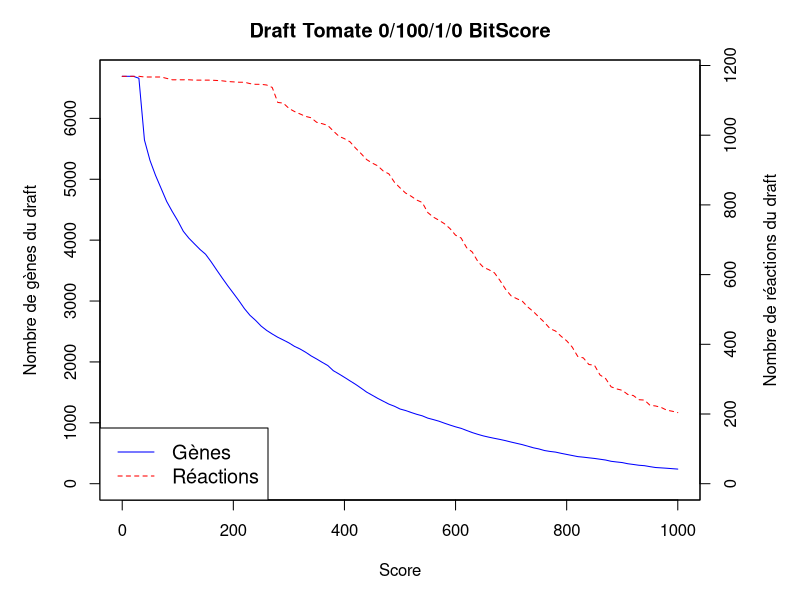
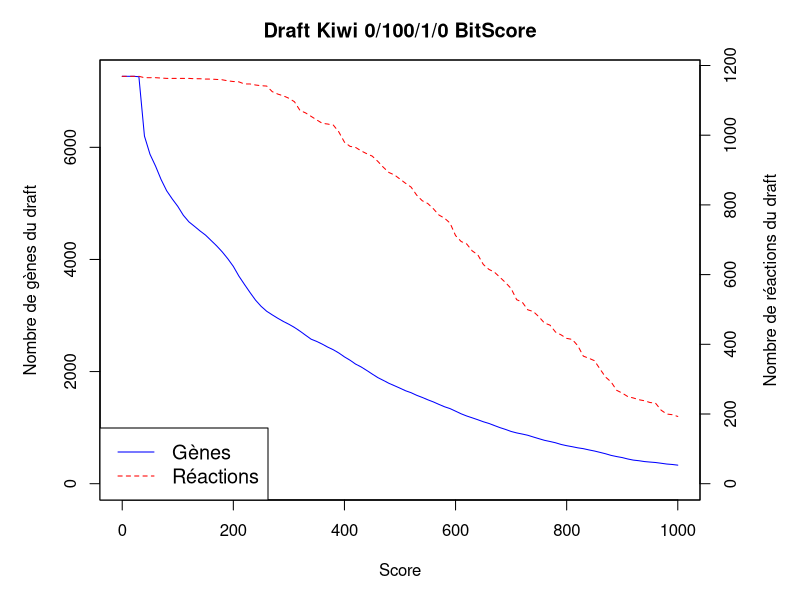
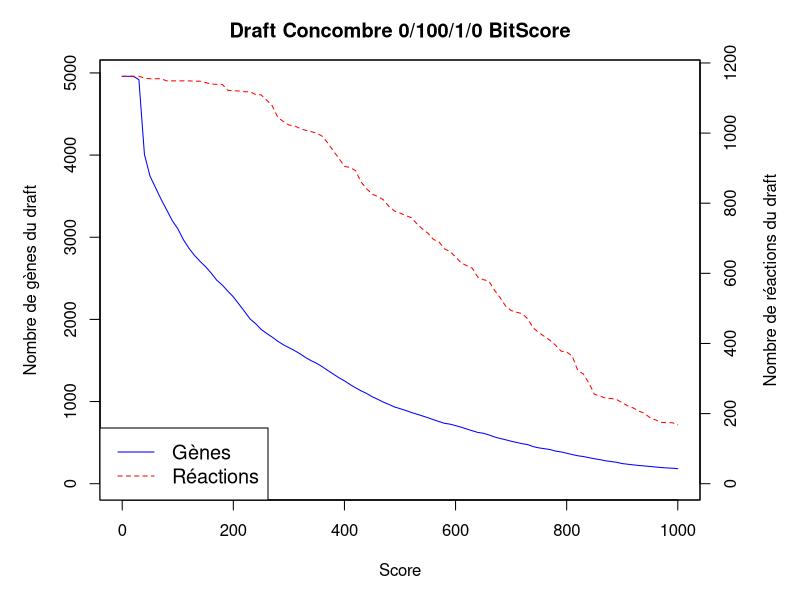
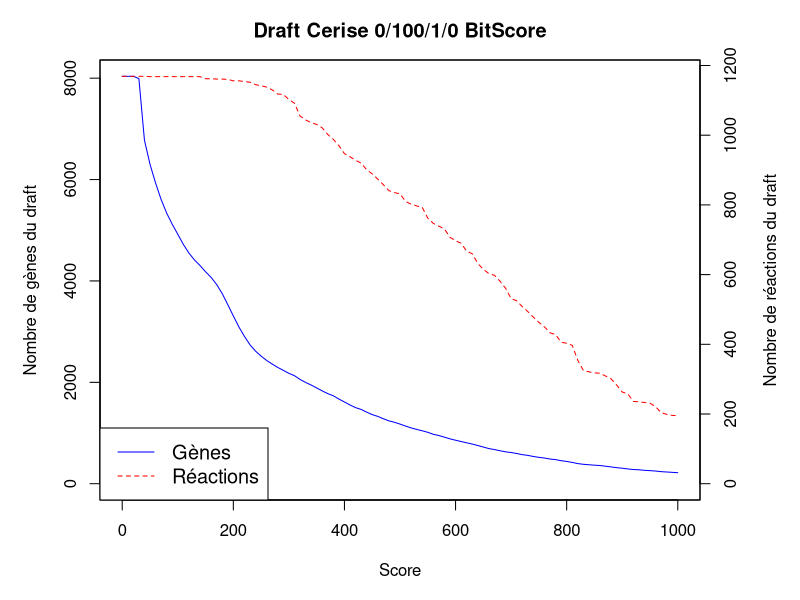
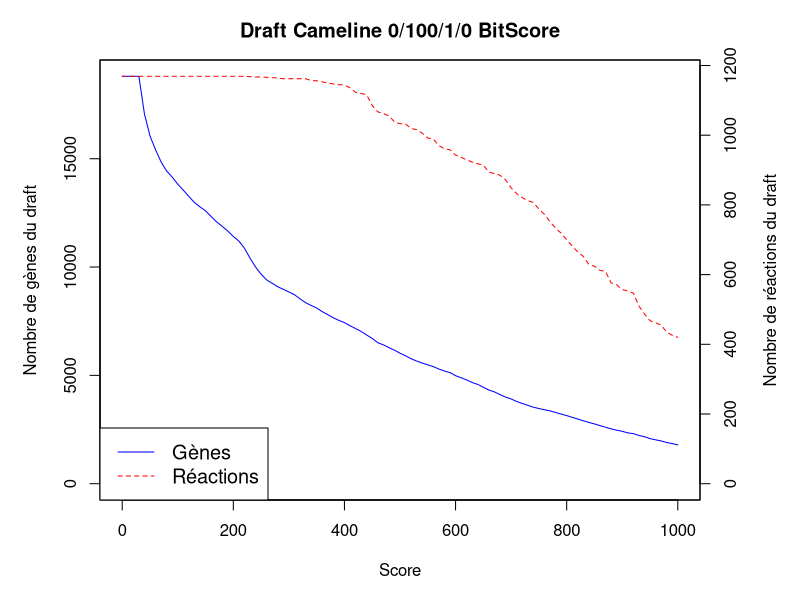

R code for these plots, in order:
setwd("~/INRAE/Work/Plant-GEMs")
data_kiw = read.csv("Data/Treshold_0_100_1_0_BitScore/KiwiTreshold.csv", sep=',', header=TRUE)
data_tom = read.csv("Data/Treshold_0_100_1_0_BitScore/TomatoTreshold.csv", sep=',', header=TRUE)
data_cuc = read.csv("Data/Treshold_0_100_1_0_BitScore/CucumberTreshold.csv", sep=',', header=TRUE)
data_che = read.csv("Data/Treshold_0_100_1_0_BitScore/CherryTreshold.csv", sep=',', header=TRUE)
data_cam = read.csv("Data/Treshold_0_100_1_0_BitScore/CamelinaTreshold.csv", sep=',', header=TRUE)

#Tomato double y axis
dataFrame = data_tom
par(mar = c(5, 5, 3, 5))
plot(dataFrame$Bit_Score, dataFrame$Nb.genes, type = "l", pch = 19,
     col = "blue", xlab = "Score", ylab = "Nombre de gènes du draft", ylim = c(0, max(dataFrame$Nb.genes)))
par(new = TRUE)
plot(dataFrame$Nb.reactions, type = "l", pch = 19,
     col = "red", lty = 2, xaxt = "n", yaxt = "n", xlab = "", ylab = "", ylim = c(0, max(dataFrame$Nb.reactions)))
axis(side = 4)
mtext("Nombre de réactions du draft", side = 4, line = 3)
legend("bottomleft", c("Gènes", "Réactions"), col = c("blue", "red"), lty = c(1, 2), cex = 1.2)
title("Draft Tomate 0/100/1/0 BitScore")

#Kiwi double y axis
dataFrame = data_kiw
par(mar = c(5, 5, 3, 5))
plot(dataFrame$Bit_Score, dataFrame$Nb.genes, type = "l", pch = 19,
     col = "blue", xlab = "Score", ylab = "Nombre de gènes du draft", ylim = c(0, max(dataFrame$Nb.genes)))
par(new = TRUE)
plot(dataFrame$Nb.reactions, type = "l", pch = 19,
     col = "red", lty = 2, xaxt = "n", yaxt = "n", xlab = "", ylab = "", ylim = c(0, max(dataFrame$Nb.reactions)))
axis(side = 4)
mtext("Nombre de réactions du draft", side = 4, line = 3)
legend("bottomleft", c("Gènes", "Réactions"), col = c("blue", "red"), lty = c(1, 2), cex = 1.2)
title("Draft Kiwi 0/100/1/0 BitScore")

#Cucumber double y axis
dataFrame = data_cuc
par(mar = c(5, 5, 3, 5))
plot(dataFrame$Bit_Score, dataFrame$Nb.genes, type = "l", pch = 19,
     col = "blue", xlab = "Score", ylab = "Nombre de gènes du draft", ylim = c(0, max(dataFrame$Nb.genes)))
par(new = TRUE)
plot(dataFrame$Nb.reactions, type = "l", pch = 19,
     col = "red", lty = 2, xaxt = "n", yaxt = "n", xlab = "", ylab = "", ylim = c(0, max(dataFrame$Nb.reactions)))
axis(side = 4)
mtext("Nombre de réactions du draft", side = 4, line = 3)
legend("bottomleft", c("Gènes", "Réactions"), col = c("blue", "red"), lty = c(1, 2), cex = 1.2)
title("Draft Concombre 0/100/1/0 BitScore")

#Cherry double y axis
dataFrame = data_che
par(mar = c(5, 5, 3, 5))
plot(dataFrame$Bit_Score, dataFrame$Nb.genes, type = "l", pch = 19,
     col = "blue", xlab = "Score", ylab = "Nombre de gènes du draft", ylim = c(0, max(dataFrame$Nb.genes)))
par(new = TRUE)
plot(dataFrame$Nb.reactions, type = "l", pch = 19,
     col = "red", lty = 2, xaxt = "n", yaxt = "n", xlab = "", ylab = "", ylim = c(0, max(dataFrame$Nb.reactions)))
axis(side = 4)
mtext("Nombre de réactions du draft", side = 4, line = 3)
legend("bottomleft", c("Gènes", "Réactions"), col = c("blue", "red"), lty = c(1, 2), cex = 1.2)
title("Draft Cerise 0/100/1/0 BitScore")

#Camelina double y axis
dataFrame = data_cam
par(mar = c(5, 5, 3, 5))
plot(dataFrame$Bit_Score, dataFrame$Nb.genes, type = "l", pch = 19,
     col = "blue", xlab = "Score", ylab = "Nombre de gènes du draft", ylim = c(0, max(dataFrame$Nb.genes)))
par(new = TRUE)
plot(dataFrame$Nb.reactions, type = "l", pch = 19,
     col = "red", lty = 2, xaxt = "n", yaxt = "n", xlab = "", ylab = "", ylim = c(0, max(dataFrame$Nb.reactions)))
axis(side = 4)
mtext("Nombre de réactions du draft", side = 4, line = 3)
legend("bottomleft", c("Gènes", "Réactions"), col = c("blue", "red"), lty = c(1, 2), cex = 1.2)
title("Draft Cameline 0/100/1/0 BitScore")


# #Tomato
# dataFrame = data_tom
# min(dataFrame[,2:3])
# plot(dataFrame$EValue..1e.x., dataFrame$Nb.genes, type = "l", pch = 19,
#      col = "red", xlab = "E-Value (1e-X)", ylab = "Quantité de genes/reactions conservés",
#      ylim = c(min(dataFrame[,2:3]), max(dataFrame[,2:3])))
# lines(dataFrame$EValue..1e.x., dataFrame$Nb.reactions, type = "l", pch = 19,
#       col = "blue", lty = 2)
# legend("bottomleft", legend=c("Gènes", "Réactions"),
#        col=c("red", "blue"), lty = 1:2, cex=1.2)
# title("Tomato 80/20")
# 
# #Kiwi
# dataFrame = data_kiw
# plot(dataFrame$EValue..1e.x., dataFrame$Nb.genes, type = "l", pch = 19,
#      col = "red", xlab = "E-Value (1e-X)", ylab = "Quantité de genes/reactions conservés",
#      ylim = c(min(dataFrame[,2:3]), max(dataFrame[,2:3])))
# lines(dataFrame$EValue..1e.x., dataFrame$Nb.reactions, type = "l", pch = 19,
#       col = "blue", lty = 2)
# legend("bottomleft", legend=c("Gènes", "Réactions"),
#        col=c("red", "blue"), lty = 1:2, cex=1.2)
# title("Kiwi 80/20")
# 
# #Cucumber
# dataFrame = data_cuc
# plot(dataFrame$EValue..1e.x., dataFrame$Nb.genes, type = "l", pch = 19,
#      col = "red", xlab = "E-Value (1e-X)", ylab = "Quantité de genes/reactions conservés",
#      ylim = c(min(dataFrame[,2:3]), max(dataFrame[,2:3])))
# lines(dataFrame$EValue..1e.x., dataFrame$Nb.reactions, type = "l", pch = 19,
#       col = "blue", lty = 2)
# legend("bottomleft", legend=c("Gènes", "Réactions"),
#        col=c("red", "blue"), lty = 1:2, cex=1.2)
# title("Cucumber 80/20")
# 
# #Cherry
# dataFrame = data_che
# plot(dataFrame$EValue..1e.x., dataFrame$Nb.genes, type = "l", pch = 19,
#      col = "red", xlab = "E-Value (1e-X)", ylab = "Quantité de genes/reactions conservés",
#      ylim = c(min(dataFrame[,2:3]), max(dataFrame[,2:3])))
# lines(dataFrame$EValue..1e.x., dataFrame$Nb.reactions, type = "l", pch = 19,
#       col = "blue", lty = 2)
# legend("bottomleft", legend=c("Gènes", "Réactions"),
#        col=c("red", "blue"), lty = 1:2, cex=1.2)
# title("Cherry 80/20")
# 
# #Cameline
# dataFrame = data_cam
# plot(dataFrame$EValue..1e.x., dataFrame$Nb.genes, type = "l", pch = 19,
#      col = "red", xlab = "E-Value (1e-X)", ylab = "Quantité de genes/reactions conservés",
#      ylim = c(min(dataFrame[,2:3]), max(dataFrame[,2:3])))
# lines(dataFrame$EValue..1e.x., dataFrame$Nb.reactions, type = "l", pch = 19,
#       col = "blue", lty = 2)
# legend("bottomleft", legend=c("Gènes", "Réactions"),
#        col=c("red", "blue"), lty = 1:2, cex=1.2)
# title("Camelina 80/20")
